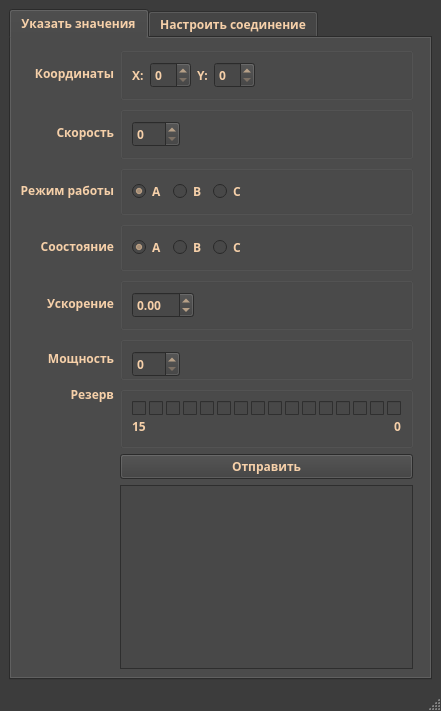
<?xml version="1.0" encoding="UTF-8"?>
<ui version="4.0">
 <class>ValidorMainWindow</class>
 <widget class="QMainWindow" name="ValidorMainWindow">
  <property name="geometry">
   <rect>
    <x>0</x>
    <y>0</y>
    <width>441</width>
    <height>711</height>
   </rect>
  </property>
  <property name="minimumSize">
   <size>
    <width>441</width>
    <height>711</height>
   </size>
  </property>
  <property name="maximumSize">
   <size>
    <width>441</width>
    <height>711</height>
   </size>
  </property>
  <property name="palette">
   <palette>
    <active>
     <colorrole role="WindowText">
      <brush brushstyle="SolidPattern">
       <color alpha="255">
        <red>246</red>
        <green>208</green>
        <blue>169</blue>
       </color>
      </brush>
     </colorrole>
     <colorrole role="Button">
      <brush brushstyle="SolidPattern">
       <color alpha="255">
        <red>60</red>
        <green>60</green>
        <blue>60</blue>
       </color>
      </brush>
     </colorrole>
     <colorrole role="Light">
      <brush brushstyle="SolidPattern">
       <color alpha="255">
        <red>91</red>
        <green>91</green>
        <blue>91</blue>
       </color>
      </brush>
     </colorrole>
     <colorrole role="Midlight">
      <brush brushstyle="SolidPattern">
       <color alpha="255">
        <red>75</red>
        <green>75</green>
        <blue>75</blue>
       </color>
      </brush>
     </colorrole>
     <colorrole role="Dark">
      <brush brushstyle="SolidPattern">
       <color alpha="255">
        <red>72</red>
        <green>72</green>
        <blue>72</blue>
       </color>
      </brush>
     </colorrole>
     <colorrole role="Mid">
      <brush brushstyle="SolidPattern">
       <color alpha="255">
        <red>40</red>
        <green>40</green>
        <blue>40</blue>
       </color>
      </brush>
     </colorrole>
     <colorrole role="Text">
      <brush brushstyle="SolidPattern">
       <color alpha="255">
        <red>246</red>
        <green>208</green>
        <blue>169</blue>
       </color>
      </brush>
     </colorrole>
     <colorrole role="BrightText">
      <brush brushstyle="SolidPattern">
       <color alpha="255">
        <red>246</red>
        <green>208</green>
        <blue>169</blue>
       </color>
      </brush>
     </colorrole>
     <colorrole role="ButtonText">
      <brush brushstyle="SolidPattern">
       <color alpha="255">
        <red>246</red>
        <green>208</green>
        <blue>169</blue>
       </color>
      </brush>
     </colorrole>
     <colorrole role="Base">
      <brush brushstyle="SolidPattern">
       <color alpha="255">
        <red>72</red>
        <green>72</green>
        <blue>72</blue>
       </color>
      </brush>
     </colorrole>
     <colorrole role="Window">
      <brush brushstyle="SolidPattern">
       <color alpha="255">
        <red>60</red>
        <green>60</green>
        <blue>60</blue>
       </color>
      </brush>
     </colorrole>
     <colorrole role="Shadow">
      <brush brushstyle="SolidPattern">
       <color alpha="255">
        <red>0</red>
        <green>0</green>
        <blue>0</blue>
       </color>
      </brush>
     </colorrole>
     <colorrole role="HighlightedText">
      <brush brushstyle="SolidPattern">
       <color alpha="255">
        <red>246</red>
        <green>208</green>
        <blue>169</blue>
       </color>
      </brush>
     </colorrole>
     <colorrole role="AlternateBase">
      <brush brushstyle="SolidPattern">
       <color alpha="255">
        <red>33</red>
        <green>33</green>
        <blue>33</blue>
       </color>
      </brush>
     </colorrole>
     <colorrole role="ToolTipBase">
      <brush brushstyle="SolidPattern">
       <color alpha="255">
        <red>255</red>
        <green>255</green>
        <blue>220</blue>
       </color>
      </brush>
     </colorrole>
     <colorrole role="ToolTipText">
      <brush brushstyle="SolidPattern">
       <color alpha="255">
        <red>0</red>
        <green>0</green>
        <blue>0</blue>
       </color>
      </brush>
     </colorrole>
     <colorrole role="PlaceholderText">
      <brush brushstyle="SolidPattern">
       <color alpha="128">
        <red>255</red>
        <green>255</green>
        <blue>255</blue>
       </color>
      </brush>
     </colorrole>
    </active>
    <inactive>
     <colorrole role="WindowText">
      <brush brushstyle="SolidPattern">
       <color alpha="255">
        <red>246</red>
        <green>208</green>
        <blue>169</blue>
       </color>
      </brush>
     </colorrole>
     <colorrole role="Button">
      <brush brushstyle="SolidPattern">
       <color alpha="255">
        <red>60</red>
        <green>60</green>
        <blue>60</blue>
       </color>
      </brush>
     </colorrole>
     <colorrole role="Light">
      <brush brushstyle="SolidPattern">
       <color alpha="255">
        <red>91</red>
        <green>91</green>
        <blue>91</blue>
       </color>
      </brush>
     </colorrole>
     <colorrole role="Midlight">
      <brush brushstyle="SolidPattern">
       <color alpha="255">
        <red>75</red>
        <green>75</green>
        <blue>75</blue>
       </color>
      </brush>
     </colorrole>
     <colorrole role="Dark">
      <brush brushstyle="SolidPattern">
       <color alpha="255">
        <red>72</red>
        <green>72</green>
        <blue>72</blue>
       </color>
      </brush>
     </colorrole>
     <colorrole role="Mid">
      <brush brushstyle="SolidPattern">
       <color alpha="255">
        <red>40</red>
        <green>40</green>
        <blue>40</blue>
       </color>
      </brush>
     </colorrole>
     <colorrole role="Text">
      <brush brushstyle="SolidPattern">
       <color alpha="255">
        <red>246</red>
        <green>208</green>
        <blue>169</blue>
       </color>
      </brush>
     </colorrole>
     <colorrole role="BrightText">
      <brush brushstyle="SolidPattern">
       <color alpha="255">
        <red>246</red>
        <green>208</green>
        <blue>169</blue>
       </color>
      </brush>
     </colorrole>
     <colorrole role="ButtonText">
      <brush brushstyle="SolidPattern">
       <color alpha="255">
        <red>246</red>
        <green>208</green>
        <blue>169</blue>
       </color>
      </brush>
     </colorrole>
     <colorrole role="Base">
      <brush brushstyle="SolidPattern">
       <color alpha="255">
        <red>72</red>
        <green>72</green>
        <blue>72</blue>
       </color>
      </brush>
     </colorrole>
     <colorrole role="Window">
      <brush brushstyle="SolidPattern">
       <color alpha="255">
        <red>60</red>
        <green>60</green>
        <blue>60</blue>
       </color>
      </brush>
     </colorrole>
     <colorrole role="Shadow">
      <brush brushstyle="SolidPattern">
       <color alpha="255">
        <red>0</red>
        <green>0</green>
        <blue>0</blue>
       </color>
      </brush>
     </colorrole>
     <colorrole role="HighlightedText">
      <brush brushstyle="SolidPattern">
       <color alpha="255">
        <red>246</red>
        <green>208</green>
        <blue>169</blue>
       </color>
      </brush>
     </colorrole>
     <colorrole role="AlternateBase">
      <brush brushstyle="SolidPattern">
       <color alpha="255">
        <red>33</red>
        <green>33</green>
        <blue>33</blue>
       </color>
      </brush>
     </colorrole>
     <colorrole role="ToolTipBase">
      <brush brushstyle="SolidPattern">
       <color alpha="255">
        <red>255</red>
        <green>255</green>
        <blue>220</blue>
       </color>
      </brush>
     </colorrole>
     <colorrole role="ToolTipText">
      <brush brushstyle="SolidPattern">
       <color alpha="255">
        <red>0</red>
        <green>0</green>
        <blue>0</blue>
       </color>
      </brush>
     </colorrole>
     <colorrole role="PlaceholderText">
      <brush brushstyle="SolidPattern">
       <color alpha="128">
        <red>255</red>
        <green>255</green>
        <blue>255</blue>
       </color>
      </brush>
     </colorrole>
    </inactive>
    <disabled>
     <colorrole role="WindowText">
      <brush brushstyle="SolidPattern">
       <color alpha="255">
        <red>72</red>
        <green>72</green>
        <blue>72</blue>
       </color>
      </brush>
     </colorrole>
     <colorrole role="Button">
      <brush brushstyle="SolidPattern">
       <color alpha="255">
        <red>60</red>
        <green>60</green>
        <blue>60</blue>
       </color>
      </brush>
     </colorrole>
     <colorrole role="Light">
      <brush brushstyle="SolidPattern">
       <color alpha="255">
        <red>91</red>
        <green>91</green>
        <blue>91</blue>
       </color>
      </brush>
     </colorrole>
     <colorrole role="Midlight">
      <brush brushstyle="SolidPattern">
       <color alpha="255">
        <red>75</red>
        <green>75</green>
        <blue>75</blue>
       </color>
      </brush>
     </colorrole>
     <colorrole role="Dark">
      <brush brushstyle="SolidPattern">
       <color alpha="255">
        <red>72</red>
        <green>72</green>
        <blue>72</blue>
       </color>
      </brush>
     </colorrole>
     <colorrole role="Mid">
      <brush brushstyle="SolidPattern">
       <color alpha="255">
        <red>40</red>
        <green>40</green>
        <blue>40</blue>
       </color>
      </brush>
     </colorrole>
     <colorrole role="Text">
      <brush brushstyle="SolidPattern">
       <color alpha="255">
        <red>72</red>
        <green>72</green>
        <blue>72</blue>
       </color>
      </brush>
     </colorrole>
     <colorrole role="BrightText">
      <brush brushstyle="SolidPattern">
       <color alpha="255">
        <red>246</red>
        <green>208</green>
        <blue>169</blue>
       </color>
      </brush>
     </colorrole>
     <colorrole role="ButtonText">
      <brush brushstyle="SolidPattern">
       <color alpha="255">
        <red>72</red>
        <green>72</green>
        <blue>72</blue>
       </color>
      </brush>
     </colorrole>
     <colorrole role="Base">
      <brush brushstyle="SolidPattern">
       <color alpha="255">
        <red>60</red>
        <green>60</green>
        <blue>60</blue>
       </color>
      </brush>
     </colorrole>
     <colorrole role="Window">
      <brush brushstyle="SolidPattern">
       <color alpha="255">
        <red>60</red>
        <green>60</green>
        <blue>60</blue>
       </color>
      </brush>
     </colorrole>
     <colorrole role="Shadow">
      <brush brushstyle="SolidPattern">
       <color alpha="255">
        <red>0</red>
        <green>0</green>
        <blue>0</blue>
       </color>
      </brush>
     </colorrole>
     <colorrole role="HighlightedText">
      <brush brushstyle="SolidPattern">
       <color alpha="255">
        <red>246</red>
        <green>208</green>
        <blue>169</blue>
       </color>
      </brush>
     </colorrole>
     <colorrole role="AlternateBase">
      <brush brushstyle="SolidPattern">
       <color alpha="255">
        <red>33</red>
        <green>33</green>
        <blue>33</blue>
       </color>
      </brush>
     </colorrole>
     <colorrole role="ToolTipBase">
      <brush brushstyle="SolidPattern">
       <color alpha="255">
        <red>255</red>
        <green>255</green>
        <blue>220</blue>
       </color>
      </brush>
     </colorrole>
     <colorrole role="ToolTipText">
      <brush brushstyle="SolidPattern">
       <color alpha="255">
        <red>0</red>
        <green>0</green>
        <blue>0</blue>
       </color>
      </brush>
     </colorrole>
     <colorrole role="PlaceholderText">
      <brush brushstyle="SolidPattern">
       <color alpha="128">
        <red>255</red>
        <green>255</green>
        <blue>255</blue>
       </color>
      </brush>
     </colorrole>
    </disabled>
   </palette>
  </property>
  <property name="font">
   <font>
    <family>JetBrains Mono NL SemiBold</family>
    <weight>75</weight>
    <italic>false</italic>
    <bold>true</bold>
   </font>
  </property>
  <property name="windowTitle">
   <string>ValidorMainWindow</string>
  </property>
  <property name="tabShape">
   <enum>QTabWidget::Rounded</enum>
  </property>
  <widget class="QWidget" name="centralwidget">
   <layout class="QHBoxLayout" name="horizontalLayout_9">
    <item>
     <widget class="QTabWidget" name="tabWidget">
      <property name="currentIndex">
       <number>0</number>
      </property>
      <widget class="QWidget" name="tabWidgetPage1" native="true">
       <attribute name="title">
        <string>Указать значения</string>
       </attribute>
       <layout class="QVBoxLayout" name="verticalLayout">
        <item>
         <widget class="QWidget" name="gridWidget" native="true">
          <property name="sizePolicy">
           <sizepolicy hsizetype="Fixed" vsizetype="Fixed">
            <horstretch>0</horstretch>
            <verstretch>0</verstretch>
           </sizepolicy>
          </property>
          <layout class="QGridLayout" name="gridLayout">
           <property name="leftMargin">
            <number>0</number>
           </property>
           <property name="topMargin">
            <number>0</number>
           </property>
           <property name="rightMargin">
            <number>0</number>
           </property>
           <property name="bottomMargin">
            <number>0</number>
           </property>
           <item row="3" column="0">
            <widget class="QLabel" name="label_4">
             <property name="text">
              <string>Соостояние</string>
             </property>
             <property name="alignment">
              <set>Qt::AlignRight|Qt::AlignTrailing|Qt::AlignVCenter</set>
             </property>
            </widget>
           </item>
           <item row="0" column="0">
            <widget class="QLabel" name="label">
             <property name="text">
              <string>Координаты</string>
             </property>
             <property name="alignment">
              <set>Qt::AlignRight|Qt::AlignTrailing|Qt::AlignVCenter</set>
             </property>
            </widget>
           </item>
           <item row="4" column="0">
            <widget class="QLabel" name="label_5">
             <property name="text">
              <string>Ускорение</string>
             </property>
             <property name="alignment">
              <set>Qt::AlignRight|Qt::AlignTrailing|Qt::AlignVCenter</set>
             </property>
            </widget>
           </item>
           <item row="6" column="0">
            <widget class="QLabel" name="label_6">
             <property name="text">
              <string>Резерв</string>
             </property>
             <property name="alignment">
              <set>Qt::AlignRight|Qt::AlignTop|Qt::AlignTrailing</set>
             </property>
            </widget>
           </item>
           <item row="2" column="1">
            <widget class="QGroupBox" name="">
             <layout class="QHBoxLayout" name="horizontalLayout">
              <item>
               <widget class="QRadioButton" name="workModARadioButton">
                <property name="text">
                 <string>A</string>
                </property>
                <property name="checked">
                 <bool>true</bool>
                </property>
               </widget>
              </item>
              <item>
               <widget class="QRadioButton" name="workModBRadioButton">
                <property name="text">
                 <string>B</string>
                </property>
               </widget>
              </item>
              <item>
               <widget class="QRadioButton" name="workModCRadioButton">
                <property name="text">
                 <string>C</string>
                </property>
               </widget>
              </item>
              <item>
               <spacer name="horizontalSpacer">
                <property name="orientation">
                 <enum>Qt::Horizontal</enum>
                </property>
                <property name="sizeHint" stdset="0">
                 <size>
                  <width>40</width>
                  <height>20</height>
                 </size>
                </property>
               </spacer>
              </item>
             </layout>
            </widget>
           </item>
           <item row="0" column="1">
            <widget class="QGroupBox" name="groupBox_3">
             <layout class="QHBoxLayout" name="horizontalLayout_12">
              <item>
               <widget class="QLabel" name="label_8">
                <property name="text">
                 <string>X:</string>
                </property>
               </widget>
              </item>
              <item>
               <widget class="QSpinBox" name="coordXSpinBox"/>
              </item>
              <item>
               <widget class="QLabel" name="label_24">
                <property name="text">
                 <string>Y:</string>
                </property>
               </widget>
              </item>
              <item>
               <widget class="QSpinBox" name="coordYSpinBox"/>
              </item>
              <item>
               <spacer name="horizontalSpacer_6">
                <property name="orientation">
                 <enum>Qt::Horizontal</enum>
                </property>
                <property name="sizeHint" stdset="0">
                 <size>
                  <width>40</width>
                  <height>20</height>
                 </size>
                </property>
               </spacer>
              </item>
             </layout>
            </widget>
           </item>
           <item row="4" column="1">
            <widget class="QGroupBox" name="">
             <layout class="QHBoxLayout" name="horizontalLayout_10">
              <item>
               <widget class="QDoubleSpinBox" name="accelerationDoubleSpinBox">
                <property name="minimum">
                 <double>-12.699999999999999</double>
                </property>
                <property name="maximum">
                 <double>12.800000000000001</double>
                </property>
               </widget>
              </item>
              <item>
               <spacer name="horizontalSpacer_4">
                <property name="orientation">
                 <enum>Qt::Horizontal</enum>
                </property>
                <property name="sizeHint" stdset="0">
                 <size>
                  <width>40</width>
                  <height>20</height>
                 </size>
                </property>
               </spacer>
              </item>
             </layout>
            </widget>
           </item>
           <item row="5" column="1">
            <widget class="QGroupBox" name="">
             <layout class="QHBoxLayout" name="horizontalLayout_13">
              <property name="spacing">
               <number>0</number>
              </property>
              <property name="bottomMargin">
               <number>0</number>
              </property>
              <item>
               <widget class="QSpinBox" name="powerSpinBox">
                <property name="maximum">
                 <number>130</number>
                </property>
               </widget>
              </item>
              <item>
               <spacer name="horizontalSpacer_7">
                <property name="orientation">
                 <enum>Qt::Horizontal</enum>
                </property>
                <property name="sizeHint" stdset="0">
                 <size>
                  <width>40</width>
                  <height>20</height>
                 </size>
                </property>
               </spacer>
              </item>
             </layout>
            </widget>
           </item>
           <item row="5" column="0">
            <widget class="QLabel" name="label_7">
             <property name="text">
              <string>Мощность</string>
             </property>
             <property name="alignment">
              <set>Qt::AlignRight|Qt::AlignTrailing|Qt::AlignVCenter</set>
             </property>
            </widget>
           </item>
           <item row="2" column="0">
            <widget class="QLabel" name="label_3">
             <property name="text">
              <string>Режим работы</string>
             </property>
             <property name="alignment">
              <set>Qt::AlignRight|Qt::AlignTrailing|Qt::AlignVCenter</set>
             </property>
            </widget>
           </item>
           <item row="3" column="1">
            <widget class="QGroupBox" name="">
             <layout class="QHBoxLayout" name="horizontalLayout_2">
              <item>
               <widget class="QRadioButton" name="stateARadioButton">
                <property name="text">
                 <string>A</string>
                </property>
                <property name="checked">
                 <bool>true</bool>
                </property>
               </widget>
              </item>
              <item>
               <widget class="QRadioButton" name="stateBRadioButton">
                <property name="text">
                 <string>B</string>
                </property>
               </widget>
              </item>
              <item>
               <widget class="QRadioButton" name="stateCRadioButton">
                <property name="text">
                 <string>C</string>
                </property>
               </widget>
              </item>
              <item>
               <spacer name="horizontalSpacer_2">
                <property name="orientation">
                 <enum>Qt::Horizontal</enum>
                </property>
                <property name="sizeHint" stdset="0">
                 <size>
                  <width>40</width>
                  <height>20</height>
                 </size>
                </property>
               </spacer>
              </item>
             </layout>
            </widget>
           </item>
           <item row="1" column="1">
            <widget class="QGroupBox" name="">
             <layout class="QHBoxLayout" name="horizontalLayout_11">
              <item>
               <widget class="QSpinBox" name="velocitySpinBox">
                <property name="maximum">
                 <number>255</number>
                </property>
               </widget>
              </item>
              <item>
               <spacer name="horizontalSpacer_5">
                <property name="orientation">
                 <enum>Qt::Horizontal</enum>
                </property>
                <property name="sizeHint" stdset="0">
                 <size>
                  <width>40</width>
                  <height>20</height>
                 </size>
                </property>
               </spacer>
              </item>
             </layout>
            </widget>
           </item>
           <item row="7" column="1">
            <widget class="QPushButton" name="sendValuesButton">
             <property name="text">
              <string>Отправить</string>
             </property>
            </widget>
           </item>
           <item row="8" column="1">
            <widget class="QTextBrowser" name="resultTextBrowser">
             <property name="sizePolicy">
              <sizepolicy hsizetype="Expanding" vsizetype="Minimum">
               <horstretch>0</horstretch>
               <verstretch>0</verstretch>
              </sizepolicy>
             </property>
            </widget>
           </item>
           <item row="1" column="0">
            <widget class="QLabel" name="label_2">
             <property name="text">
              <string>Скорость</string>
             </property>
             <property name="alignment">
              <set>Qt::AlignRight|Qt::AlignTrailing|Qt::AlignVCenter</set>
             </property>
            </widget>
           </item>
           <item row="6" column="1">
            <widget class="QGroupBox" name="reserveGroupBox">
             <layout class="QVBoxLayout" name="verticalLayout_2">
              <property name="spacing">
               <number>0</number>
              </property>
              <item>
               <layout class="QHBoxLayout" name="horizontalLayout_3">
                <property name="spacing">
                 <number>3</number>
                </property>
                <item>
                 <widget class="QCheckBox" name="reserveBit15">
                  <property name="text">
                   <string/>
                  </property>
                  <property name="checked">
                   <bool>false</bool>
                  </property>
                 </widget>
                </item>
                <item>
                 <widget class="QCheckBox" name="reserveBit14">
                  <property name="text">
                   <string/>
                  </property>
                 </widget>
                </item>
                <item>
                 <widget class="QCheckBox" name="reserveBit13">
                  <property name="text">
                   <string/>
                  </property>
                 </widget>
                </item>
                <item>
                 <widget class="QCheckBox" name="reserveBit12">
                  <property name="text">
                   <string/>
                  </property>
                 </widget>
                </item>
                <item>
                 <widget class="QCheckBox" name="reserveBit11">
                  <property name="text">
                   <string/>
                  </property>
                 </widget>
                </item>
                <item>
                 <widget class="QCheckBox" name="reserveBit10">
                  <property name="text">
                   <string/>
                  </property>
                 </widget>
                </item>
                <item>
                 <widget class="QCheckBox" name="reserveBit9">
                  <property name="text">
                   <string/>
                  </property>
                 </widget>
                </item>
                <item>
                 <widget class="QCheckBox" name="reserveBit8">
                  <property name="text">
                   <string/>
                  </property>
                 </widget>
                </item>
                <item>
                 <widget class="QCheckBox" name="reserveBit7">
                  <property name="text">
                   <string/>
                  </property>
                 </widget>
                </item>
                <item>
                 <widget class="QCheckBox" name="reserveBit6">
                  <property name="text">
                   <string/>
                  </property>
                 </widget>
                </item>
                <item>
                 <widget class="QCheckBox" name="reserveBit5">
                  <property name="text">
                   <string/>
                  </property>
                 </widget>
                </item>
                <item>
                 <widget class="QCheckBox" name="reserveBit4">
                  <property name="text">
                   <string/>
                  </property>
                 </widget>
                </item>
                <item>
                 <widget class="QCheckBox" name="reserveBit3">
                  <property name="text">
                   <string/>
                  </property>
                 </widget>
                </item>
                <item>
                 <widget class="QCheckBox" name="reserveBit2">
                  <property name="text">
                   <string/>
                  </property>
                 </widget>
                </item>
                <item>
                 <widget class="QCheckBox" name="reserveBit1">
                  <property name="text">
                   <string/>
                  </property>
                 </widget>
                </item>
                <item>
                 <widget class="QCheckBox" name="reserveBit0">
                  <property name="text">
                   <string/>
                  </property>
                 </widget>
                </item>
               </layout>
              </item>
              <item>
               <layout class="QHBoxLayout" name="horizontalLayout_4">
                <property name="spacing">
                 <number>0</number>
                </property>
                <item>
                 <widget class="QLabel" name="label_11">
                  <property name="text">
                   <string>15</string>
                  </property>
                 </widget>
                </item>
                <item>
                 <spacer name="horizontalSpacer_9">
                  <property name="orientation">
                   <enum>Qt::Horizontal</enum>
                  </property>
                  <property name="sizeHint" stdset="0">
                   <size>
                    <width>40</width>
                    <height>20</height>
                   </size>
                  </property>
                 </spacer>
                </item>
                <item>
                 <widget class="QLabel" name="label_23">
                  <property name="text">
                   <string>0</string>
                  </property>
                 </widget>
                </item>
               </layout>
              </item>
             </layout>
            </widget>
           </item>
          </layout>
         </widget>
        </item>
        <item>
         <spacer name="verticalSpacer_2">
          <property name="orientation">
           <enum>Qt::Vertical</enum>
          </property>
          <property name="sizeHint" stdset="0">
           <size>
            <width>20</width>
            <height>40</height>
           </size>
          </property>
         </spacer>
        </item>
       </layout>
      </widget>
      <widget class="QWidget" name="tab">
       <attribute name="title">
        <string>Настроить соединение</string>
       </attribute>
       <layout class="QVBoxLayout" name="verticalLayout_3">
        <item>
         <widget class="QWidget" name="gridWidget_2" native="true">
          <property name="sizePolicy">
           <sizepolicy hsizetype="Expanding" vsizetype="Fixed">
            <horstretch>0</horstretch>
            <verstretch>0</verstretch>
           </sizepolicy>
          </property>
          <layout class="QGridLayout" name="gridLayout_2">
           <property name="leftMargin">
            <number>0</number>
           </property>
           <property name="topMargin">
            <number>0</number>
           </property>
           <property name="rightMargin">
            <number>0</number>
           </property>
           <property name="bottomMargin">
            <number>0</number>
           </property>
           <item row="1" column="1">
            <widget class="QPushButton" name="saveConnectionSettingButton">
             <property name="text">
              <string>Сохранить</string>
             </property>
            </widget>
           </item>
           <item row="0" column="0">
            <widget class="QLabel" name="label_26">
             <property name="text">
              <string>Адрес подключения</string>
             </property>
             <property name="alignment">
              <set>Qt::AlignRight|Qt::AlignTrailing|Qt::AlignVCenter</set>
             </property>
            </widget>
           </item>
           <item row="0" column="1">
            <widget class="QGroupBox" name="groupBox_2">
             <layout class="QHBoxLayout" name="horizontalLayout_14">
              <item>
               <widget class="QLineEdit" name="hostaddressLineEdit">
                <property name="sizePolicy">
                 <sizepolicy hsizetype="Fixed" vsizetype="Fixed">
                  <horstretch>0</horstretch>
                  <verstretch>0</verstretch>
                 </sizepolicy>
                </property>
               </widget>
              </item>
              <item>
               <spacer name="horizontalSpacer_8">
                <property name="orientation">
                 <enum>Qt::Horizontal</enum>
                </property>
                <property name="sizeHint" stdset="0">
                 <size>
                  <width>40</width>
                  <height>20</height>
                 </size>
                </property>
               </spacer>
              </item>
             </layout>
            </widget>
           </item>
          </layout>
         </widget>
        </item>
        <item>
         <spacer name="verticalSpacer">
          <property name="orientation">
           <enum>Qt::Vertical</enum>
          </property>
          <property name="sizeHint" stdset="0">
           <size>
            <width>20</width>
            <height>40</height>
           </size>
          </property>
         </spacer>
        </item>
       </layout>
      </widget>
     </widget>
    </item>
   </layout>
  </widget>
  <widget class="QStatusBar" name="statusbar"/>
 </widget>
 <resources/>
 <connections/>
</ui>
